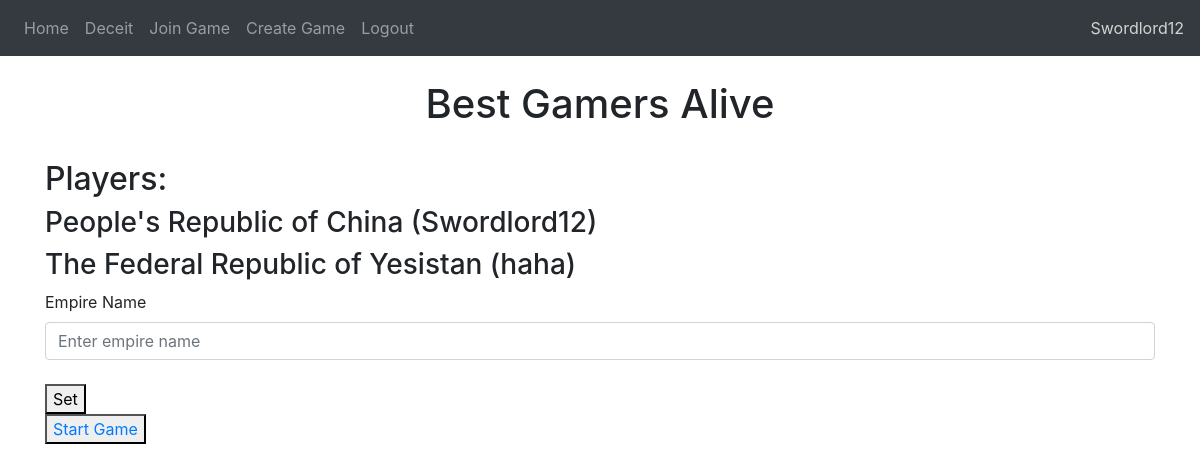
The page /rooms/1 (signed in) on the database its author committed.
### website/models.py (models this page shows)
class User(db.Model, UserMixin):
    id = db.Column(db.Integer, primary_key=True)
    email = db.Column(db.String(150), unique=True)
    password = db.Column(db.String(150))
    username = db.Column(db.String(150))

class Game(db.Model):
    id = db.Column(db.Integer, primary_key=True)
    game_name = db.Column(db.String(25))
    code = db.Column(db.String(10))

class Empires(db.Model):
    id = db.Column(db.Integer, primary_key=True)
    name = db.Column(db.String(200))
    user = db.Column(db.Integer, db.ForeignKey('user.id'))
    game = db.Column(db.Integer, db.ForeignKey('game.id'))

### website/rooms.py (the view, shortened to what this page needs)
@rooms.route('<int:game_id>', methods=["GET", "POST"])
@login_required
def room(game_id):
    players = []
    players_output = []
    empires = {}
    id = game_id
    for games in db.session.query(Game).filter_by(id = game_id):
        name = games.game_name
    for filtered in db.session.query(GamesJoined).filter_by(game = game_id):
        players.append(filtered.user)
    for player in players:
        for result in db.session.query(User).filter_by(id=player):
            players_output.append(result)
    for empire in db.session.query(Empires).filter_by(game=id):
        empires[f"{empire.user}"]=empire.name
        print(empire.name)
    empire_key = [empires]
    return render_template("room.html", user=current_user, players = players_output, game = name, game_id = id, empire_key=empires)

### website/__init__.py (called while the page is built)
def create_app():
    app = Flask(__name__)
    app.config['SECRET_KEY'] = 'ga8925asdgDgls10352;aDg'
    app.config['SQLALCHEMY_DATABASE_URI'] = f'sqlite:///{DB_NAME}'
    db.init_app(app)
    ma = Marshmallow(app)
    from .views import views
    from .auth import auth
    from .rooms import rooms
    from .profiles import profiles
    app.register_blueprint(views, url_prefix='/')
    app.register_blueprint(auth, url_prefix='/')
    app.register_blueprint(rooms, url_prefix='/rooms/')
    app.register_blueprint(rooms, url_prefix='/user/')
    from .models import User, Empires, Game, GamesJoined
    create_database(app)
    login_manager = LoginManager()
    login_manager.login_view = 'auth.login'
    login_manager.init_app(app)
    @login_manager.user_loader
    def load_user(id):
        return User.query.get(int(id))
    return app

### website/templates/room.html (shortened to what this page needs)
{% extends "base.html" %} {% block title %}{{ game }}{% endblock %}
{% block content %}
<head>
</head>
<br/>
<h1 align="center"> {{ game }} </h1>
<br/>
<h2>Players:</h2>
<div>
{% for player in players %}
    {% set empire_name = "No Empire Name" %}
    {% for key, value in empire_key.items() %}
        {% if key|string() == player.id|string() %}
            {% set empire_name = value %}
            <h3>{{empire_name}} ({{ player.username }})</h3>
        {% endif %}
    {% endfor %}
{% endfor %}
</div>
<form method="POST">
    <div>
        <label for="empire">Empire Name</label>
        <input type="text" class="form-control" id="empire" name="empire" placeholder="Enter empire name"/>
    </div>
    <br/>
    <button type="submit">Set</button>
</form>
<button id="start_game" onclick="startGame()"><a href="{{url_for('rooms.map', game_id=game_id)}}">Start Game</a></button>
{% endblock %}

### website/templates/base.html (shortened to what this page needs)
<!DOCTYPE html>
<html lang="en">
<head>
    <link
      rel="stylesheet"
      href="https://stackpath.bootstrapcdn.com/bootstrap/4.4.1/css/bootstrap.min.css"
    />
    <link
      rel="stylesheet"
      href="https://stackpath.bootstrapcdn.com/font-awesome/4.7.0/css/font-awesome.min.css"
    />
</head>
<body>
    <nav class="navbar navbar-expand-lg navbar-dark bg-dark">
        <div class="collapse navbar-collapse" id="navbar">
            <div class="navbar-nav">
              {% if user.is_authenticated %}
              <a class="nav-item nav-link" id="home" href="/">Home</a>
              <a class="nav-item nav-link" id="deceit" href="/deceit">Deceit</a>
              <a class="nav-item nav-link" id="join_game" href="/join-game">Join Game</a>
              <a class="nav-item nav-link" id="create_game" href="/create-game">Create Game</a>
              <a class="nav-item nav-link" id="logout" href="/logout">Logout</a>
              {% else %}
              <a class="nav-item nav-link" id="login" href="/login">Login</a>
              <a class="nav-item nav-link" id="signUp" href="/sign-up">Sign Up</a>
              {% endif %}
            </div>
        </div>
        <div id="user_name" align="right">{{ user.username }}</div>
    </nav>
    <div class="container">
        {% block content %}
        {% endblock %}
    </div>
</body>
</html>

### rows shown on the page
User: username "Swordlord12"
Game: game_name "Best Gamers Alive"
Empires: name "People's Republic of China"
User: username "haha"
Empires: name "The Federal Republic of Yesistan"
